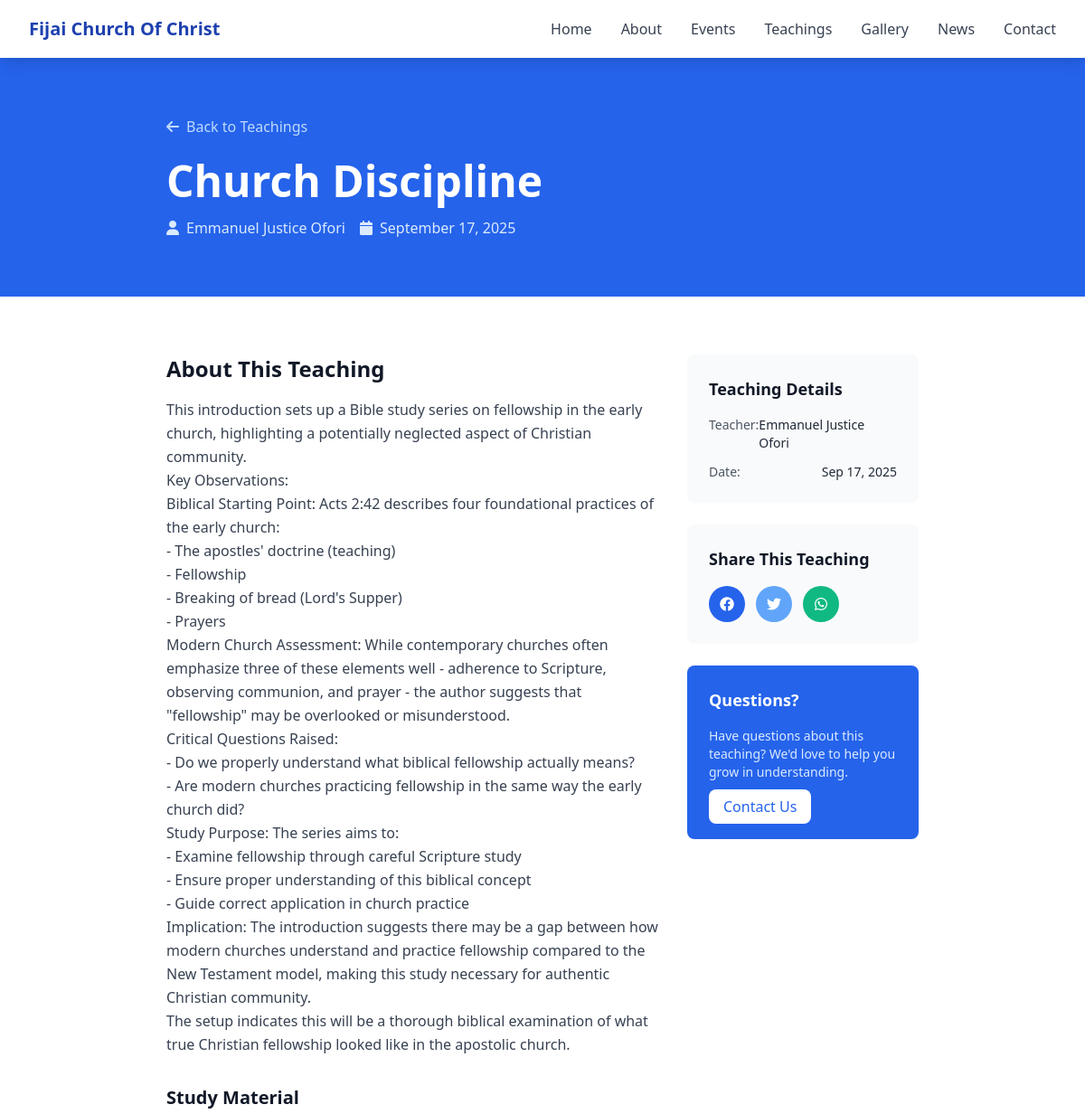
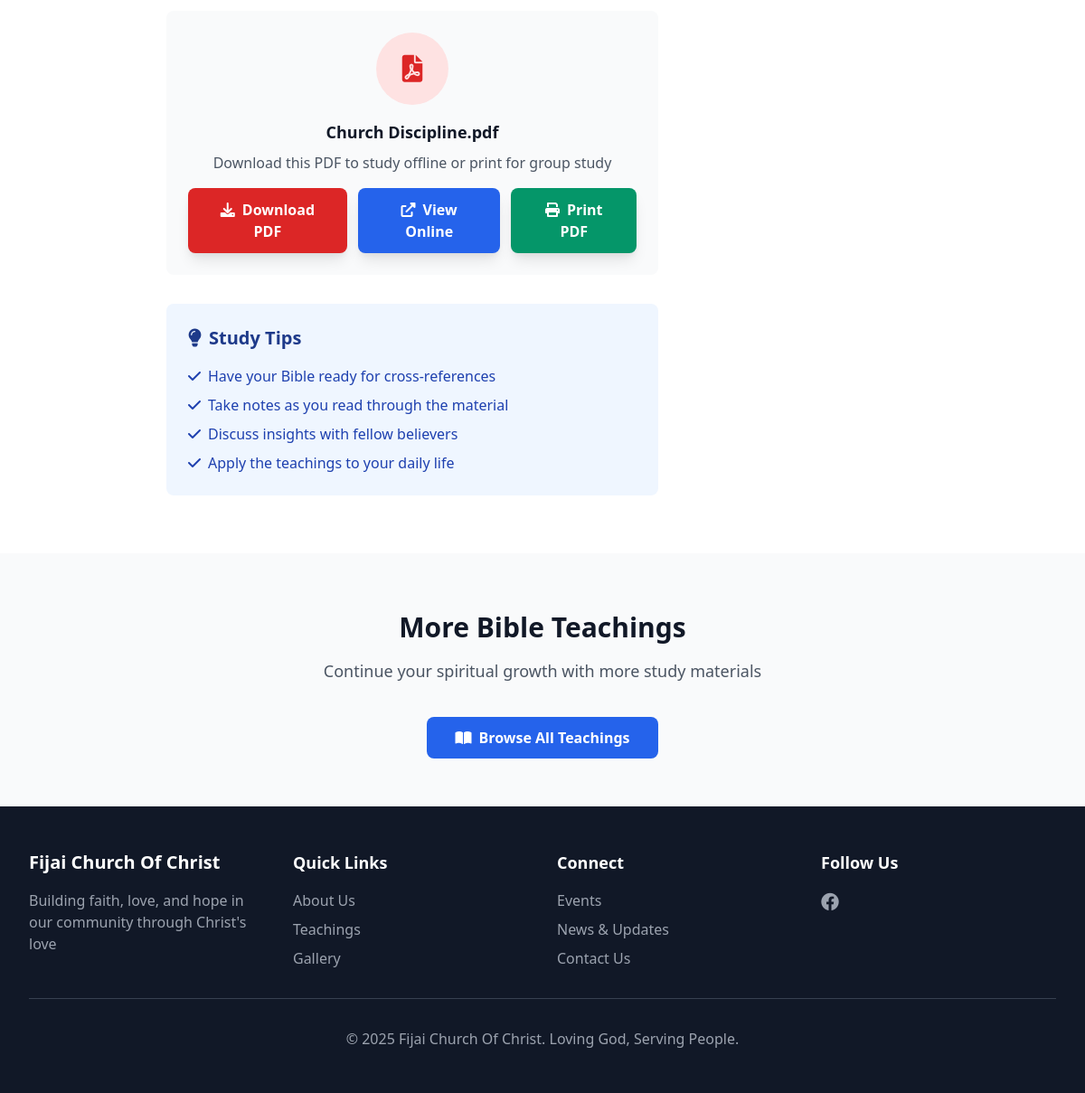
Page /teachings/5/ on the committed database (2 pictures, top to bottom).
### base/models.py (models this page shows, shortened)
class Teaching(models.Model):
    title = models.CharField(max_length=200)
    teacher = models.CharField(max_length=100)
    scripture_reference = models.CharField(max_length=100, blank=True)
    date_created = models.DateField()
    pdf_file = models.FileField(upload_to='teachings/pdfs/', blank=True, null=True)
    description = models.TextField(blank=True)
    series = models.CharField(max_length=100, blank=True)
    category = models.CharField(max_length=50, blank=True, help_text="e.g., Bible Study, Sermon Notes, Devotional")
    featured = models.BooleanField(default=False)
    class Meta:
        ordering = ['-date_created']
        verbose_name = "Teaching"
        verbose_name_plural = "Teachings"

### base/views.py (the view)
# urls.py: path('teachings/<int:teaching_id>/', views.teaching_detail, name='teaching_detail'),
def teaching_detail(request, teaching_id):
    teaching = get_object_or_404(Teaching, id=teaching_id)
    context = {'teaching': teaching}
    return render(request, 'teaching_detail.html', context)

### templates/teaching_detail.html (shortened to what this page needs)
{% extends 'base.html' %}
{% block content %}
    <section class="bg-blue-600 text-white py-16">
        <div class="max-w-4xl mx-auto px-4 sm:px-6 lg:px-8">
            <div class="flex items-center justify-between mb-6">
                <a href="{% url 'teachings' %}" class="text-blue-200 hover:text-white">
                    <i class="fas fa-arrow-left mr-2"></i>Back to Teachings
                </a>
            </div>
            <h1 class="text-4xl md:text-5xl font-bold mb-4">{{ teaching.title }}</h1>
            <div class="flex flex-col md:flex-row md:items-center gap-4 text-blue-100">
                <div class="flex items-center">
                    <i class="fas fa-user mr-2"></i>
                    <span>{{ teaching.teacher }}</span>
                </div>
                <div class="flex items-center">
                    <i class="fas fa-calendar mr-2"></i>
                    <span>{{ teaching.date_created|date:"F d, Y" }}</span>
                </div>
            </div>
        </div>
    </section>
    <section class="py-16 bg-white">
        <div class="max-w-4xl mx-auto px-4 sm:px-6 lg:px-8">
            <div class="grid md:grid-cols-3 gap-8">
                <div class="md:col-span-2">
                    {% if teaching.description %}
                    <div class="prose prose-lg max-w-none">
                        <h2 class="text-2xl font-bold text-gray-900 mb-4">About This Teaching</h2>
                        <div class="text-gray-700 leading-relaxed">
                            {{ teaching.description|linebreaks }}
                        </div>
                    </div>
                    {% endif %}
                    {% if teaching.pdf_file %}
                    <div class="mt-8">
                        <h3 class="text-xl font-semibold text-gray-900 mb-4">Study Material</h3>
                        <div class="bg-gray-50 rounded-lg p-6 text-center">
                            <div class="w-20 h-20 bg-red-100 rounded-full flex items-center justify-center mx-auto mb-4">
                                <i class="fas fa-file-pdf text-red-600 text-3xl"></i>
                            </div>
                            <h4 class="text-lg font-semibold text-gray-900 mb-2">{{ teaching.title }}.pdf</h4>
                            <p class="text-gray-600 mb-4">Download this PDF to study offline or print for group study</p>
                            <div class="flex flex-col sm:flex-row gap-3 justify-center">
                                <a href="{% url 'download_pdf' teaching.id %}"
                                   class="bg-red-600 text-white px-6 py-3 rounded-lg font-semibold hover:bg-red-700 transition duration-300 shadow-lg">
                                    <i class="fas fa-download mr-2"></i>Download PDF
                                </a>
                                <a href="{{ teaching.pdf_file.url }}" target="_blank"
                                   class="bg-blue-600 text-white px-6 py-3 rounded-lg font-semibold hover:bg-blue-700 transition duration-300 shadow-lg">
                                    <i class="fas fa-external-link-alt mr-2"></i>View Online
                                </a>
                                <button onclick="printPDF('{{ teaching.pdf_file.url }}')"
                                        class="bg-green-600 text-white px-6 py-3 rounded-lg font-semibold hover:bg-green-700 transition duration-300 shadow-lg">
                                    <i class="fas fa-print mr-2"></i>Print PDF
                                </button>
                            </div>
                        </div>
                    </div>
                    {% endif %}
                    <div class="mt-8 bg-blue-50 rounded-lg p-6">
                        <h3 class="text-xl font-semibold text-blue-900 mb-4">
                            <i class="fas fa-lightbulb mr-2"></i>Study Tips
                        </h3>
                        <ul class="text-blue-800 space-y-2">
                            <li><i class="fas fa-check mr-2"></i>Have your Bible ready for cross-references</li>
                            <li><i class="fas fa-check mr-2"></i>Take notes as you read through the material</li>
                            <li><i class="fas fa-check mr-2"></i>Discuss insights with fellow believers</li>
                            <li><i class="fas fa-check mr-2"></i>Apply the teachings to your daily life</li>
                        </ul>
                    </div>
                </div>
                <div class="space-y-6">
                    <div class="bg-gray-50 rounded-lg p-6">
                        <h3 class="text-lg font-semibold text-gray-900 mb-4">Teaching Details</h3>
                        <div class="space-y-3 text-sm">
                            <div class="flex justify-between">
                                <span class="text-gray-600">Teacher:</span>
                                <span class="font-medium">{{ teaching.teacher }}</span>
                            </div>
                            <div class="flex justify-between">
                                <span class="text-gray-600">Date:</span>
                                <span class="font-medium">{{ teaching.date_created|date:"M d, Y" }}</span>
                            </div>
                        </div>
                    </div>
                    <div class="bg-gray-50 rounded-lg p-6">
                        <h3 class="text-lg font-semibold text-gray-900 mb-4">Share This Teaching</h3>
                        <div class="flex space-x-3">
                            <a href="https://www.facebook.com/sharer/sharer.php?u={{ request.build_absolute_uri }}"
                               target="_blank"
                               class="w-10 h-10 bg-blue-600 rounded-full flex items-center justify-center text-white hover:bg-blue-700">
                                <i class="fab fa-facebook"></i>
                            </a>
                            <a href="https://twitter.com/intent/tweet?url={{ request.build_absolute_uri }}&text={{ teaching.title }}"
                               target="_blank"
                               class="w-10 h-10 bg-blue-400 rounded-full flex items-center justify-center text-white hover:bg-blue-500">
                                <i class="fab fa-twitter"></i>
                            </a>
                            <a href="https://wa.me/?text={{ teaching.title }} - {{ request.build_absolute_uri }}"
                               target="_blank"
                               class="w-10 h-10 bg-green-500 rounded-full flex items-center justify-center text-white hover:bg-green-600">
                                <i class="fab fa-whatsapp"></i>
                            </a>
                        </div>
                    </div>
                    <div class="bg-blue-600 text-white rounded-lg p-6">
                        <h3 class="text-lg font-semibold mb-4">Questions?</h3>
                        <p class="text-blue-100 text-sm mb-4">
                            Have questions about this teaching? We'd love to help you grow in understanding.
                        </p>
                        <a href="{% url 'contact' %}"
                           class="bg-white text-blue-600 px-4 py-2 rounded-lg font-medium hover:bg-gray-100 transition duration-300">
                            Contact Us
                        </a>
                    </div>
                </div>
            </div>
        </div>
    </section>
    <section class="py-16 bg-gray-50">
        <div class="max-w-7xl mx-auto px-4 sm:px-6 lg:px-8">
            <div class="text-center mb-12">
                <h2 class="text-3xl font-bold text-gray-900 mb-4">More Bible Teachings</h2>
                <p class="text-lg text-gray-600">Continue your spiritual growth with more study materials</p>
            </div>
            <div class="text-center">
                <a href="{% url 'teachings' %}"
                   class="bg-blue-600 text-white px-8 py-3 rounded-lg font-semibold hover:bg-blue-700 transition duration-300">
                    <i class="fas fa-book-open mr-2"></i>Browse All Teachings
                </a>
            </div>
        </div>
    </section>
{% endblock %}

### rows in the picture
Teaching: title "Church Discipline", teacher "Emmanuel Justice Ofori", date_created "September 17, 2025", description "This introduction sets up a Bible study series on fellowship in the early church, highlighting a potentially neglected aspect of Christian community. Key Observations: Biblical Starting Point: Acts 2:42 describes four foundational practices of the early church: - The apostles' doctrine (teaching) - Fellowship - Breaking of bread (Lord's Supper) - Prayers Modern Church Assessment: While contemporary churches often emphasize three of these elements well - adherence to Scripture, observing communion, and prayer - the author suggests that \"fellowship\" may be overlooked or misunderstood. Critical Questions Raised: - Do we properly understand what biblical fellowship actually means? - Are modern…", date_created "Sep 17, 2025"
